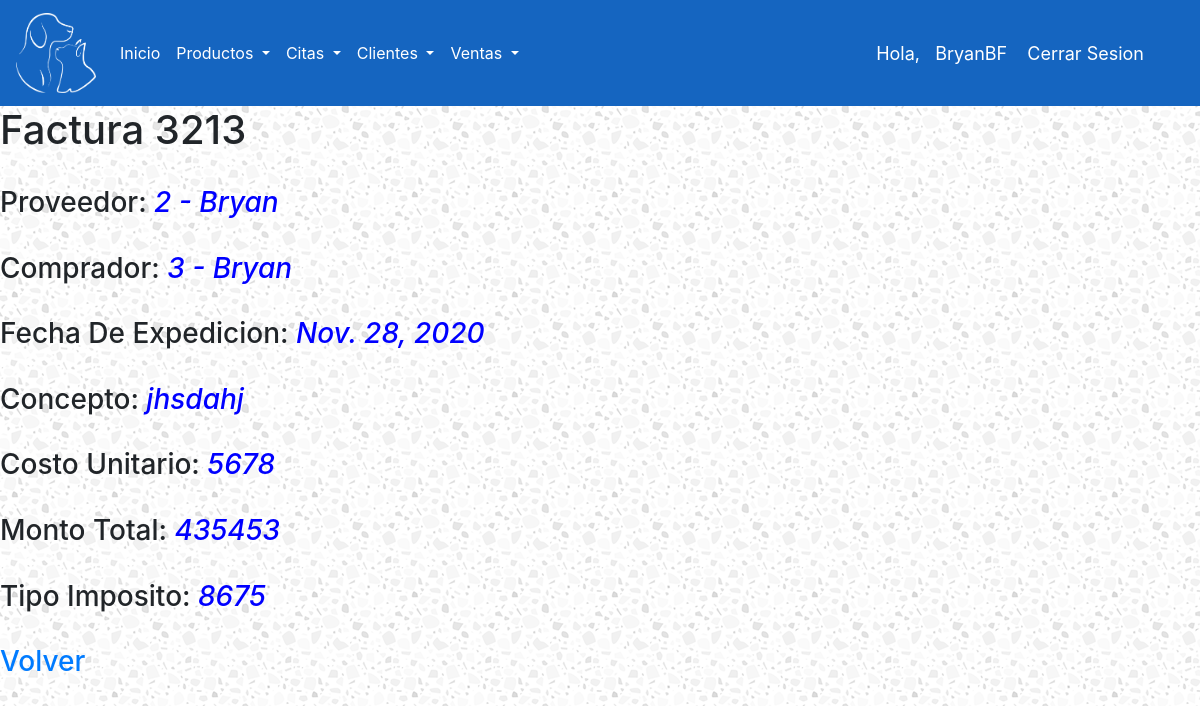
/ver-factura/2 (signed in), run on the app's committed database.
### ControlDeVeterinaria/models.py (models this page shows, shortened)
class Account(AbstractBaseUser):
    ROLES = (
        ('ADMIN','ADMIN'),
        ('EMPLEADO','EMPLEADO'),
    )
    rol = models.CharField(max_length=30, choices=ROLES)
    username = models.CharField(max_length=50, unique=True)
    password = models.CharField(max_length=50)
    is_admin = models.BooleanField(default=False)
    is_staff = models.BooleanField(default=False)
    is_superuser = models.BooleanField(default=False)
    USERNAME_FIELD = 'username'
    REQUIRED_FIELDS = ['rol','password']
    objects = MyAccountManager()
    def __str__(self):
        return self.username

class Factura(models.Model):
    proveedor = models.ForeignKey(Proveedor, on_delete=models.SET_NULL, null = True)
    comprador = models.ForeignKey(Comprador, on_delete=models.SET_NULL, null = True)
    numeroSerie = models.CharField(max_length=20)
    fechaExpedicion = models.DateField()
    concepto = models.CharField(max_length=10)
    costoUnitario = models.IntegerField()
    montoTotal = models.IntegerField()
    tipoImposito = models.IntegerField()

class Proveedor(models.Model):
    nombre = models.CharField(max_length=20)
    rfc = models.CharField(max_length=13)
    domicilio = models.CharField(max_length=50)
    cp = models.IntegerField()
    poblacion = models.CharField(max_length=50)
    telefono = models.CharField(max_length=10)
    correo = models.CharField(max_length=50)
    def __str__(self):
        return '%s - %s' % (self.id, self.nombre)

class Comprador(models.Model):
    nombre = models.CharField(max_length=20)
    rfc = models.CharField(max_length=13)
    domicilio = models.CharField(max_length=50)
    cp = models.IntegerField()
    poblacion = models.CharField(max_length=50)
    telefono = models.CharField(max_length=10)
    correo = models.CharField(max_length=50)
    def __str__(self):
        return '%s - %s' % (self.id, self.nombre)

### ControlDeVeterinaria/views.py (the view)
# urls.py: path('ver-factura/<int:id>', verFactura, name="ver-factura"),
@login_required(login_url='login')
def verFactura(request,id):
    rol = request.user.rol
    if rol == 'EMPLEADO':
        return redirect('/index/')
    datosFactura = Factura.objects.get(id=id)
    context = {
        'datosFactura':datosFactura,
    }
    return render(request, 'ControlDeVeterinaria/ver_factura.html', context)

### ControlDeVeterinaria/templates/ControlDeVeterinaria/ver_factura.html
{% extends 'ControlDeVeterinaria/base.html' %}
{% load static %}
{% block content %}
<h1> Factura {{ datosFactura.numeroSerie }} </h1>
<br>
<h3> Proveedor: <i style="color: blue"> {{datosFactura.proveedor }} </i></h3>
<br>
<h3> Comprador: <i style="color: blue"> {{datosFactura.comprador }} </i></h3>
<br>
<h3> Fecha De Expedicion: <i style="color: blue"> {{datosFactura.fechaExpedicion }} </i></h3>
<br>
<h3> Concepto: <i style="color: blue"> {{datosFactura.concepto }} </i></h3>
<br>
<h3> Costo Unitario: <i style="color: blue"> {{datosFactura.costoUnitario }} </i></h3>
<br>
<h3> Monto Total: <i style="color: blue"> {{datosFactura.montoTotal }} </i></h3>
<br>
<h3> Tipo Imposito: <i style="color: blue"> {{datosFactura.tipoImposito }} </i></h3>
<br>
<h3><a href="{% url 'factura' %}"> Volver </a></h3>
{% endblock %}

### ControlDeVeterinaria/templates/ControlDeVeterinaria/base.html (shortened to what this page needs)
<!DOCTYPE html>
{% load static %}
<html>
<head>
	<link rel="stylesheet" href="https://cdn.jsdelivr.net/npm/bootstrap@4.5.3/dist/css/bootstrap.min.css">
<link rel="stylesheet" href="{% static "CDV/css/1.css" %}">
</head>
<body>
	<header>
		<nav class="navbar navbar-expand-lg">
      <a class="navbar-brand text-white" href="{% url 'index' %}" ><img src="{% static "CDV/images/Logo.png" %}" class="imglogo"></a>
      <div class="collapse navbar-collapse" id="navbarSupportedContent">
        <ul class="navbar-nav mr-auto">
          <li class="nav-item active">
            <a class="nav-link text-white" href={% url 'index' %} >Inicio <span class="sr-only">(current)</span></a>
          </li>
          <li class="nav-item dropdown">
            <a class="nav-link dropdown-toggle text-white" href="#" id="navbarDropdown" role="button" data-toggle="dropdown" aria-haspopup="true" aria-expanded="false">
              Productos
            </a>
          </li>
          <li class="nav-item dropdown">
            <a class="nav-link dropdown-toggle text-white" href="#" id="navbarDropdown" role="button" data-toggle="dropdown" aria-haspopup="true" aria-expanded="false">
              Citas
            </a>
          </li>
          <li class="nav-item dropdown">
            <a class="nav-link dropdown-toggle text-white" href="#" id="navbarDropdown" role="button" data-toggle="dropdown" aria-haspopup="true" aria-expanded="false">
              Clientes
            </a>
          </li>
          <li class="nav-item dropdown">
            <a class="nav-link dropdown-toggle text-white" href="#" id="navbarDropdown" role="button" data-toggle="dropdown" aria-haspopup="true" aria-expanded="false">
              Ventas
            </a>
          </li>
        </ul>
      </div>
      <span class = "hello-msg">Hola, &nbsp {{request.user}} </span>
      <span class = "hello-msg"><a href="{% url 'logout' %}">Cerrar Sesion</a></span>
    </nav>
	</header>
{% block content %}
{% endblock %}
</body>
</html>

### static/CDV/css/1.css (style rules this page uses)
html { font-family: 'Montserrat', sans-serif; }
nav { background-color: #1565c0 !important; color: white; }
.imglogo { width: 80px; height: 80px; }

### data on the page
Account: user "BryanBF"
Factura: numeroSerie "3213", proveedor "2 - Bryan", comprador "3 - Bryan", fechaExpedicion "Nov. 28, 2020", concepto "jhsdahj", costoUnitario "5678", montoTotal "435453", tipoImposito "8675"
